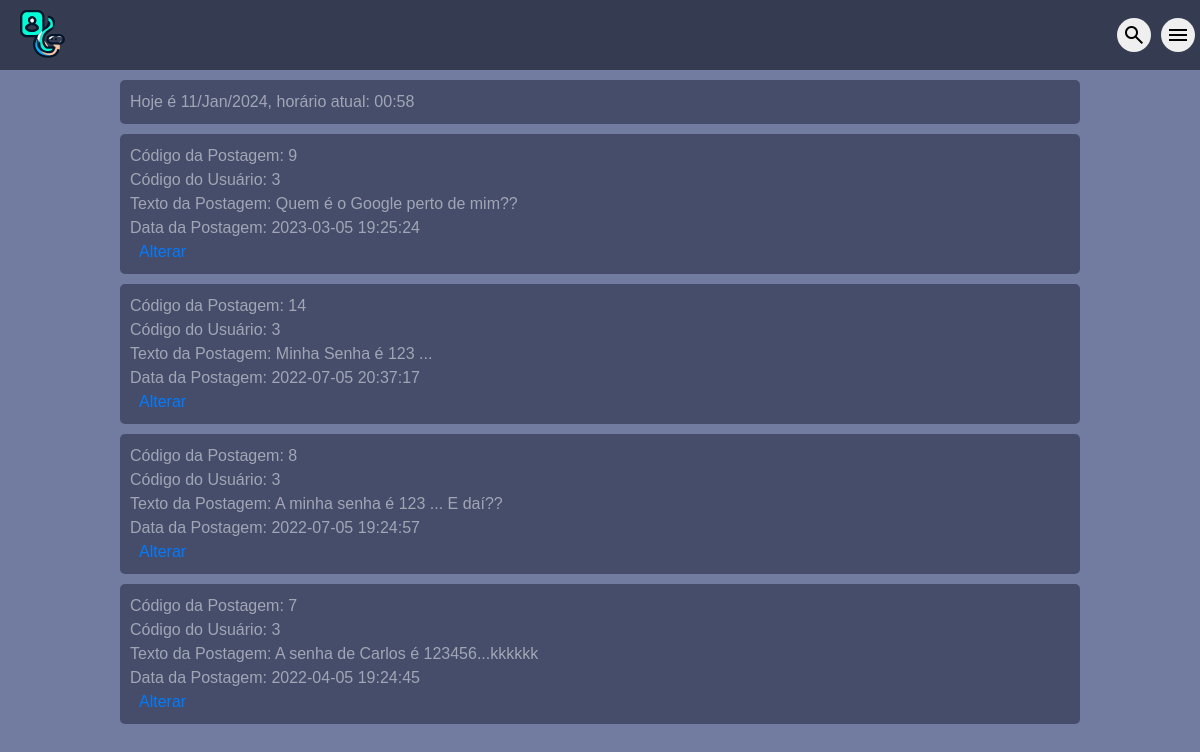
The app's page /alterar_postagens.php (signed in) with its own data.
### tables this page shows
CREATE TABLE `postagem` (
  `id_postagem` int(11) NOT NULL,
  `id_usuario` int(11) NOT NULL,
  `texto_postagem` varchar(140) NOT NULL,
  `data_inclusao` datetime DEFAULT current_timestamp()
);

### alterar_postagens.php (the view, shortened to what this page needs)
<!DOCTYPE html!>
<html lang="pt-br">
<head>
	<link rel="stylesheet" href="https://stackpath.bootstrapcdn.com/bootstrap/4.1.3/css/bootstrap.min.css">
	<link rel="stylesheet" type="text/css" href="css/estilo.css">
</head>
<body>
	<?php include "includes/menu-login.php" ?>
	<div id="div-area-principal">
		<div id="postagem" class="clear">
			<?php print"Hoje é ".date("d/M/Y").", horário atual: ".date("H:i");?>
		</div>
		<?php
		$id_usuario = $_SESSION['codigo'];
		$conexao = conecta_mysql();
		$sql = "SELECT * FROM postagem where id_usuario=$id_usuario
		order by data_inclusao desc";
		$resultado = mysqli_query($conexao,$sql);
		if($resultado){
			$mensagens = array();
			while($linha = mysqli_fetch_array($resultado,MYSQLI_ASSOC) ){
				$mensagens[] = $linha;
			}
			foreach ($mensagens as $mensagem) {
				print "<div id='postagem' class='clear tamanho-450'>";
				print "Código da Postagem: " .$mensagem["id_postagem"];
				print "<br>Código do Usuário: ".$mensagem["id_usuario"];
				print "<br>Texto da Postagem: ".$mensagem["texto_postagem"];
				print "<br>Data da Postagem: ".$mensagem["data_inclusao"];
				print "<br><a href='alterar_postagens_confirmar.php?id_postagem="
				.$mensagem["id_postagem"]."'>Alterar</a>";
				print"</div>";
			}
		}
		else{
			print "<script language='javascript'>alert('Erro na consulta')</script>";
		}
		?>
	</div>
</body>
</html>

### includes/menu-login.php (shortened to what this page needs)
<head>
	<link rel="stylesheet" href="css/menu.css">
</head>
<header>
	<div class="princ">
		<img src="img/Vector.svg" alt="Logo" class="logo">
		<nav>
			<div class="e1">
				<button class="input-btn" id="input-open"><span class="material-symbols-outlined">search</span></button>
				<button id="exp" class="input-btn"><span class="material-symbols-outlined">menu</span></button>
			</div>
		</nav>
	</div>
</header>

### css/estilo.css (style rules this page uses)
* { margin: 0; padding: 0; }
body { font-size: 16px; font-family: "Trebuchet MS", Helvetica, sans-serif; background: #727ca0; color:#f4f4f488; }
#postagem { background: #454d6b; padding: 10px; margin-bottom: 10px; margin-top: 10px; border-radius: 5px; width: 100%; }
#div-area-principal { width: 100%; margin: 10px 10px 10px 0; }
#postagem { width: 80%; margin: 10px auto; }
a { text-decoration: none; padding: 9px; }
.clear { clear: both; }

### css/menu.css (style rules this page uses)
header { background-color: #353b50; height: auto; width: 100%; display: block; color: #ffff; }
nav { display: flex; width: 100vw; align-items: center; }
.logo { padding: 8px 10px 10px 20px; width: 75px; }
.e1, .e2 { margin-bottom: auto; margin-top: auto; display: flex; }
.e1 { position: absolute; right: 0; }
button { margin: 5px; }
.input-btn { border-radius: 20px; padding: 5px; border: none; }
.princ { display: flex; height: 70px; }

### records on screen
postagem: id_postagem "9", id_usuario "3", texto_postagem "Quem é o Google perto de mim??", data_inclusao "2023-03-05 19:25:24"
postagem: id_postagem "14", id_usuario "3", texto_postagem "Minha Senha é 123 ...", data_inclusao "2022-07-05 20:37:17"
postagem: id_postagem "8", id_usuario "3", texto_postagem "A minha senha é 123 ... E daí??", data_inclusao "2022-07-05 19:24:57"
postagem: id_postagem "7", id_usuario "3", texto_postagem "A senha de Carlos é 123456...kkkkkk", data_inclusao "2022-04-05 19:24:45"
